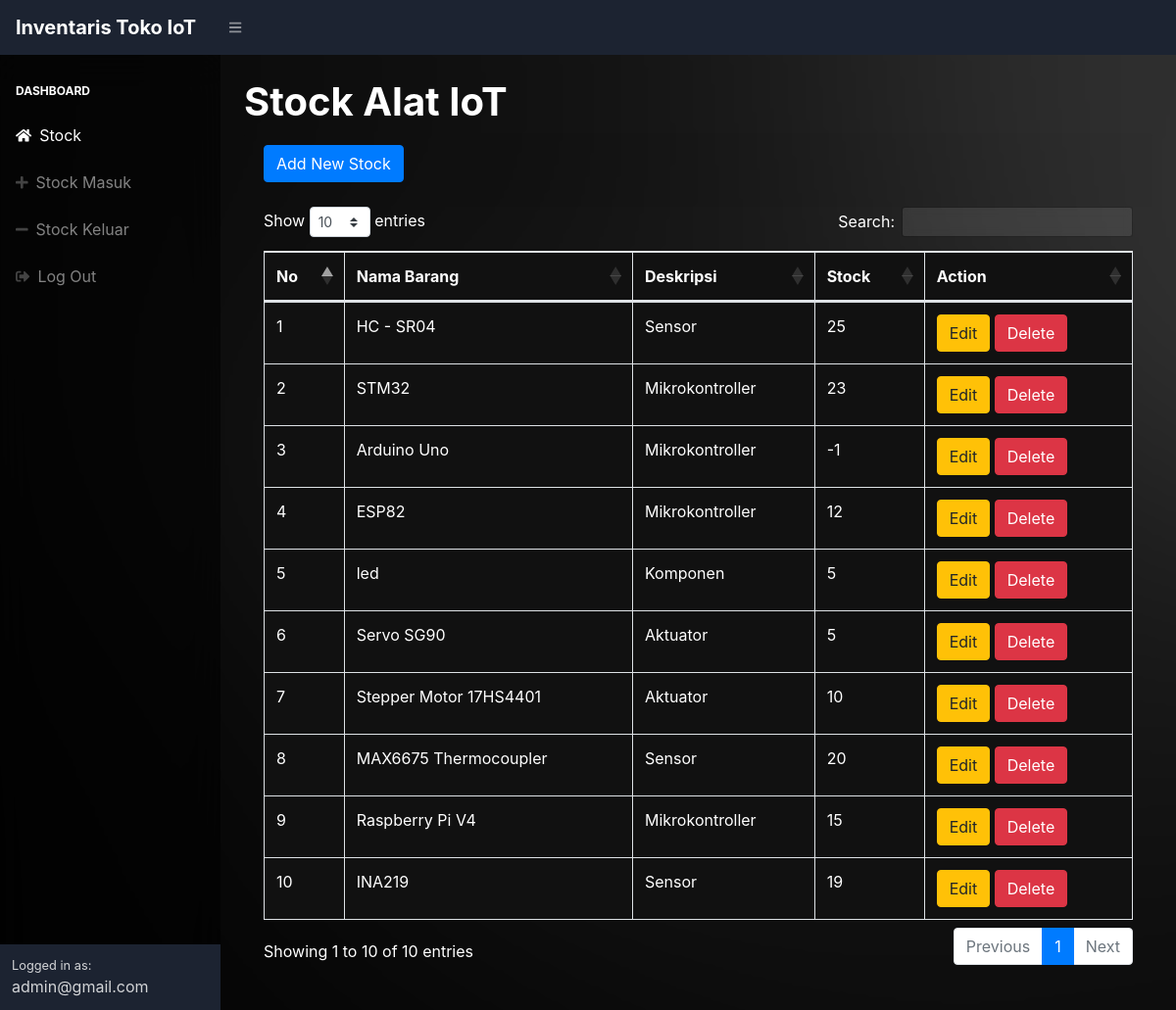
Screenshot of /index.php (signed in) with the database file from the repository.
### tables this page shows
CREATE TABLE `stock` (
  `idbarang` int(11) NOT NULL,
  `namabarang` varchar(25) NOT NULL,
  `deskripsi` varchar(25) NOT NULL,
  `stock` int(11) NOT NULL
);

### index.php (the view, shortened to what this page needs)
<?php
require 'function.php';
?>
<!DOCTYPE html>
<html lang="en">
<head>
    <link href="css/styles.css" rel="stylesheet" />
    <link href="https://cdn.datatables.net/1.10.20/css/dataTables.bootstrap4.min.css" rel="stylesheet" />
</head>
<body style="background-image: url('assets/img/anu.png');">
    <nav class="sb-topnav navbar navbar-expand navbar-dark bg-dark">
        <a class="navbar-brand" href="javascript:void(0);" onclick="scrollToTop()">Inventaris Toko IoT</a>
        <button class="btn btn-link btn-sm order-1 order-lg-0" id="sidebarToggle" href="#"><i class="fas fa-bars"></i></button>
    </nav>
    <div id="layoutSidenav">
        <div id="layoutSidenav_nav">
            <nav class="sb-sidenav accordion sb-sidenav-dark" id="sidenavAccordion">
                <div class="sb-sidenav-menu">
                    <div class="nav">
                        <div class="sb-sidenav-menu-heading">Dashboard</div>
                        <a class="nav-link" href="index.php">
                            <div class="sb-nav-link-icon"><i class="fas fa-home"></i></div>
                            Stock
                        </a>
                        <a class="nav-link" href="masuk.php">
                            <div class="sb-nav-link-icon"><i class="fas fa-plus"></i></div>
                            Stock Masuk
                        </a>
                        <a class="nav-link" href="keluar.php">
                            <div class="sb-nav-link-icon"><i class="fas fa-minus"></i></i></div>
                            Stock Keluar
                        </a>
                        <a class="nav-link" href="logout.php">
                            <div class="sb-nav-link-icon"><i class="fas fa-sign-out-alt"></i></div>
                            Log Out
                        </a>
                    </div>
                </div>
                <div class="sb-sidenav-footer">
                    <div class="small">Logged in as:</div>
                    admin@gmail.com
                </div>
            </nav>
        </div>
        <div id="layoutSidenav_content">
            <main>
                <div class="container-fluid">
                    <h1 class="mt-4">Stock Alat IoT</h1>
                    <div class="card mb-4">
                        <div class="card-header">
                            <button type="button" class="btn btn-primary" data-toggle="modal" data-target="#myModal">
                                Add New Stock
                            </button>
                        </div>
                        <div class="card-body">
                            <div class="table-responsive">
                                <table class="table table-bordered" id="dataTable" width="100%" cellspacing="0">
                                    <thead>
                                        <tr>
                                            <th>No</th>
                                            <th>Nama Barang</th>
                                            <th>Deskripsi</th>
                                            <th>Stock</th>
                                            <th>Action</th>
                                        </tr>
                                    </thead>
                                    <tbody>
                                        <?php
                                        $ambilsemua = mysqli_query($conn, "select * from stock");
                                        $i = 1;
                                        while ($data = mysqli_fetch_array($ambilsemua)) {
                                            $namabarang = $data['namabarang'];
                                            $deskripsi = $data['deskripsi'];
                                            $stock = $data['stock'];
                                            $idb = $data['idbarang'];
                                        ?>
                                            <tr>
                                                <td><?= $i++; ?></td>
                                                <td><?= $namabarang; ?></td>
                                                <td><?= $deskripsi; ?></td>
                                                <td><?= $stock; ?></td>
                                                <td>
                                                    <button type="button" class="btn btn-warning" data-toggle="modal" data-target="#edit<?= $idb; ?>">
                                                        Edit
                                                    </button>
                                                    <button type="button" class="btn btn-danger" data-toggle="modal" data-target="#delete<?= $idb; ?>">
                                                        Delete
                                                    </button>
                                                </td>
                                            </tr>
                                        <?php
                                        };
                                        ?>
                                    </tbody>
                                </table>
                            </div>
                        </div>
                    </div>
                </div>
            </main>
        </div>
    </div>
</body>
</html>

### rows the page displays
stock: namabarang "HC - SR04", deskripsi "Sensor", stock "25"
stock: namabarang "STM32", deskripsi "Mikrokontroller", stock "23"
stock: namabarang "Arduino Uno", deskripsi "Mikrokontroller", stock "-1"
stock: namabarang "ESP82", deskripsi "Mikrokontroller", stock "12"
stock: namabarang "led", deskripsi "Komponen", stock "5"
stock: namabarang "Servo SG90", deskripsi "Aktuator", stock "5"
stock: namabarang "Stepper Motor 17HS4401", deskripsi "Aktuator", stock "10"
stock: namabarang "MAX6675 Thermocoupler", deskripsi "Sensor", stock "20"
stock: namabarang "Raspberry Pi V4", deskripsi "Mikrokontroller", stock "15"
stock: namabarang "INA219", deskripsi "Sensor", stock "19"
